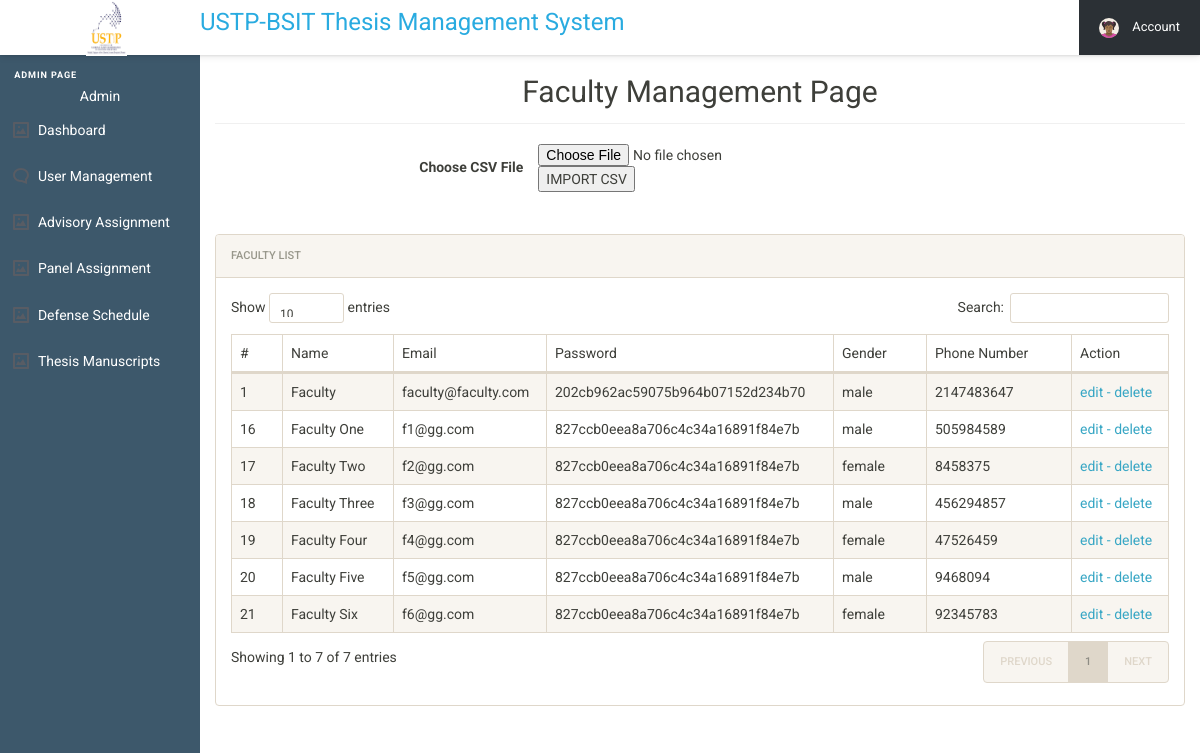
The page /user/admin/adminSideBarMenu/manageStudents_Styling/manageFaculty_csv.php (signed in) on the database its author committed.
### tables this page shows
CREATE TABLE `users_tbl` (
  `user_id` int(11) NOT NULL,
  `name` varchar(250) NOT NULL,
  `email` varchar(250) NOT NULL,
  `userpassword` varchar(250) NOT NULL,
  `gender` text NOT NULL,
  `phone` int(25) NOT NULL,
  `type` varchar(250) DEFAULT NULL,
  `section` text DEFAULT NULL,
  `status` int(11) NOT NULL,
  `del_stat` int(11) NOT NULL
);

### user/admin/adminSideBarMenu/manageStudents_Styling/manageFaculty_csv.php (the view, shortened to what this page needs)
<?php
include 'admin_SESSION.php';
?>
<!DOCTYPE html>
<html lang="en">
<head>
  <link rel="stylesheet" href="../../admin_assets/css/style.css">
  <link rel="stylesheet" href="../../admin_css/font-awesome.min.css">
  <link rel="stylesheet" href="../../admin_css/bootstrap.min.css">
  <link rel="stylesheet" href="../../admin_css/bootstrap-social.css">
  <link rel="stylesheet" href="../../admin_css/bootstrap-select.css">
  <link rel="stylesheet" href="../../admin_css/style_dup.css">
  <link rel="stylesheet" href="../../admin_css/dataTables.bootstrap.min.css">
  <link rel="stylesheet" href="../../admin_css/awesome-bootstrap-checkbox.css">
  <link href="manageStudents_csv.css" rel="stylesheet" type="text/css"/>
</head>
<body>
  <header class="cd-main-header js-cd-main-header">
    <div class="cd-logo-wrapper">
      <div class="cd-logo"><img src="../../admin_assets/img/ustp_logo.png" alt="Logo" class="ustp_logo"></div>
    </div>
    <div class="js-cd-search">
      <form>
        <center><h3 class="thesis-title">USTP-BSIT Thesis Management System</h3></center>
      </form>
    </div>
    <ul class="cd-nav__list js-cd-nav__list">
      <li class="cd-nav__item">
      <li class="cd-nav__item">
      <li class="cd-nav__item cd-nav__item--has-children cd-nav__item--account js-cd-item--has-children">
        <a href="#0">
          <img src="../../admin_assets/img/cd-avatar.svg" alt="avatar">
          <span>Account</span>
        </a>
      </li>
    </ul>
  </header>
  <main class="cd-main-content">
    <nav class="cd-side-nav js-cd-side-nav">
      <ul class="cd-side__list js-cd-side__list">
        <li class="main-label">admin Page</li>
        <li class="main-label_dup" style="color:white; text-align: center;"><?php $ufunc->UserName();?></li>
        <li class="cd-side__sub-item cd-side__item cd-side__item--has-children">
          <a href="../../index.php">Dashboard</a>
        </li>
        <li class="cd-side__item cd-side__item--has-children cd-side__item--comments js-cd-item--has-children">
          <a>User Management</a>
        </li>
      </ul>
      <ul class="cd-side__list js-cd-side__list">
        <li class="cd-side__sub-item cd-side__item cd-side__item--has-children">
          <a href="../advisoryAssignment.php">Advisory Assignment</a>
        </li>
        <li class="cd-side__sub-item cd-side__item cd-side__item--has-children">
          <a href="../panelAssignment.php">Panel Assignment</a>
        </li>
        <li class="cd-side__sub-item cd-side__item cd-side__item--has-children">
          <a href="../defenseSchedule.php">Defense Schedule</a>
        </li>
        <li class="cd-side__sub-item cd-side__item cd-side__item--has-children">
          <a href="../manuscript.php">Thesis Manuscripts</a>
        </li>
      </ul>
    </nav>
    <div class="content-wrapper">
      <div class="container-fluid">
        <div class="row">
          <div class="col-md-12">
            <center><h2 class="page-title">Faculty Management Page</h2></center>
  <form class="form-horizontal" action="" method="post" name="uploadCSV" enctype="multipart/form-data">
      <label class="col-md-4 control-label">Choose CSV File</label>
        <input type="file" name="file" id="file" accept=".csv">
      <button type="submit" id="submit" name="import" class="btn-submit">IMPORT CSV</button>
    </form>
    <div class="row" style="margin-top: 3em">
          <div class="col-md-12">
          <div class="panel panel-default">
              <div class="panel-heading">Faculty List</div>
              <div class="panel-body">
                <table id="zctb" class="display table table-striped table-bordered table-hover" cellspacing="0" width="100%">
                  <thead>
                    <tr>
                      <th>#</th>
                      <th>Name</th>
                      <th>Email</th>
                      <th>Password</th>
                      <th>Gender</th>
                      <th>Phone Number</th>
                      <th>Action</th>
                    </tr>
                  </thead>
                  <tbody>
<?php
  include '../../../../includes/connect.php';
  $sql = "SELECT * from users_tbl where type = 'faculty' ";
  $records = mysqli_query($conn, $sql);
  while  ($row = mysqli_fetch_object($records)) {
?>
                    <tr>
                      <td><?php echo htmlentities($row->user_id);?></td>
                      <td><?php echo htmlentities($row->name);?></td>
                      <td><?php echo htmlentities($row->email);?></td>
                      <td><?php echo htmlentities($row->userpassword);?></td>
                      <td><?php echo htmlentities($row->gender);?></td>
                      <td><?php echo htmlentities($row->phone);?></td>
<td>
<a href="editRecords.php?edit=<?php echo htmlentities($row->user_id); ?>" onclick="return confirm('Do you want to EDIT this?');"> edit - </a>
<a href="manageFaculty_csv.php?delete=<?php echo htmlentities($row->user_id);  ?>" onclick="return confirm('Do you want to DELETE this?');"> delete</a>
</td>
                    </tr>
                    <?php } ?>
                  </tbody>
                </table>
              </div>
            </div>
          </div>
        </div>
      </div>
    </div>
  </div>
</div>
  </main>
</body>
</html>

### includes/functions.php (shortened to what this page needs)
<?php
class UserFunctions{
  public function UserName(){
    $username = $_SESSION["name"];
    echo $username;
  }
}
?>

### user/admin/admin_css/style_dup.css (style rules this page uses)
html { font-size: 14px; }
@media only screen and (min-width: 480px) { html { font-size: 17px; } }
@media only screen and (min-width: 768px) { html { font-size: 14px; } }
body { font-size: 1em; }
a { color: #37a6c4; }
.panel { overflow: hidden; }
ul, li { margin: 0; padding: 0; list-style: none; }
.page-title { padding-bottom: 15px; margin-bottom: 20px; border-bottom: 1px solid #f0f0f0; }

### rows shown on the page
users_tbl: user_id "1", name "Faculty", email "faculty@faculty.com", userpassword "202cb962ac59075b964b07152d234b70", gender "male", phone "2147483647"
users_tbl: user_id "16", name "Faculty One", email "f1@gg.com", userpassword "827ccb0eea8a706c4c34a16891f84e7b", gender "male", phone "505984589"
users_tbl: user_id "17", name "Faculty Two", email "f2@gg.com", userpassword "827ccb0eea8a706c4c34a16891f84e7b", gender "female", phone "8458375"
users_tbl: user_id "18", name "Faculty Three", email "f3@gg.com", userpassword "827ccb0eea8a706c4c34a16891f84e7b", gender "male", phone "456294857"
users_tbl: user_id "19", name "Faculty Four", email "f4@gg.com", userpassword "827ccb0eea8a706c4c34a16891f84e7b", gender "female", phone "47526459"
users_tbl: user_id "20", name "Faculty Five", email "f5@gg.com", userpassword "827ccb0eea8a706c4c34a16891f84e7b", gender "male", phone "9468094"
users_tbl: user_id "21", name "Faculty Six", email "f6@gg.com", userpassword "827ccb0eea8a706c4c34a16891f84e7b", gender "female", phone "92345783"

### other values the page prints
$username "Admin"
